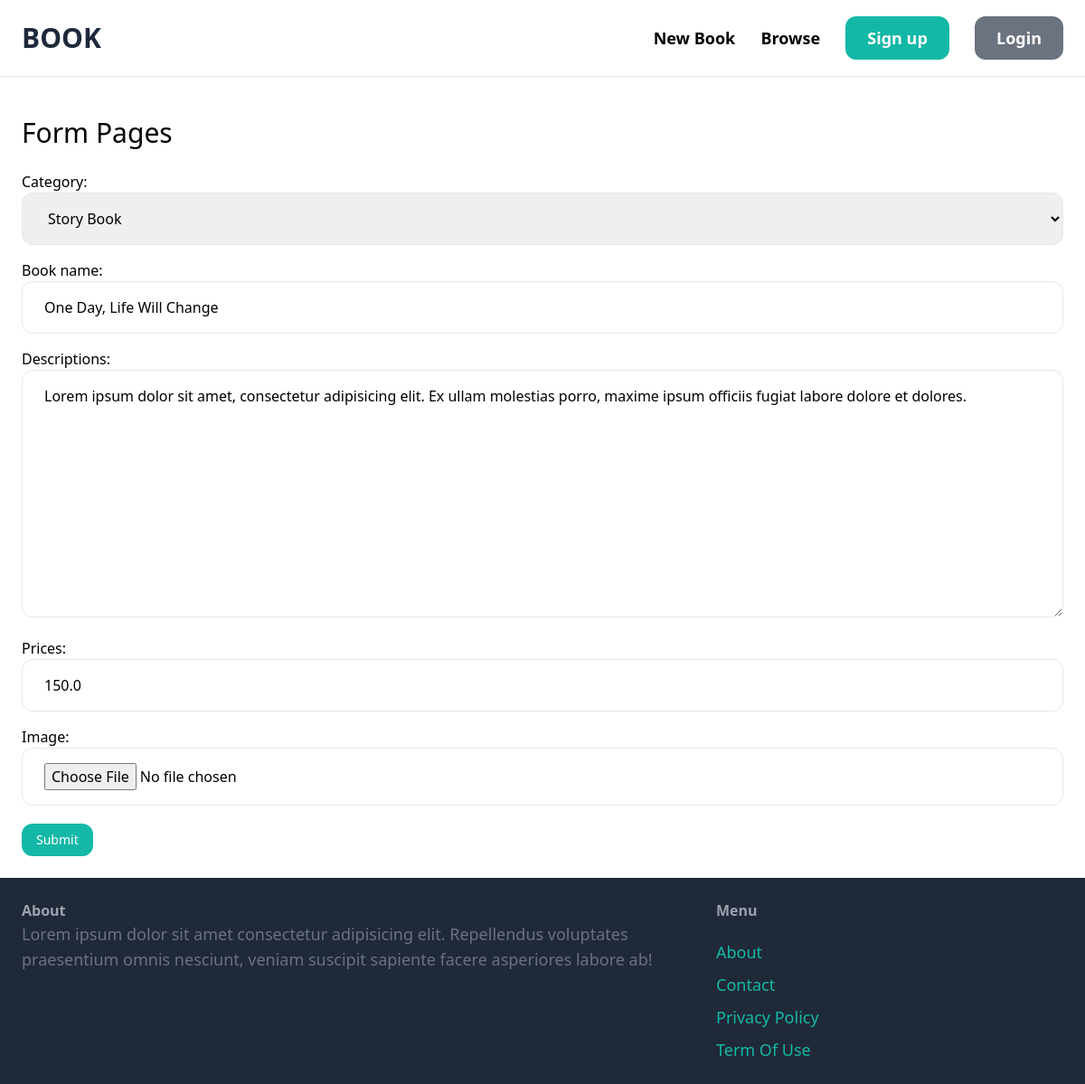
The app's page /book_Category/Update/1/ with its own data.
### book_Category/models.py (models this page shows, shortened)
class Book_Type(models.Model):
    category = models.ForeignKey(Category,related_name='book_item', on_delete=models.CASCADE)
    book_name = models.CharField(max_length=100)
    descriptions = models.TextField(blank=True, null=True)
    prices = models.FloatField()
    image = models.ImageField(upload_to='photo/',blank=True ,null=True)
    is_sold = models.BooleanField(default=False)
    created_by = models.ForeignKey(User, related_name='book_item', on_delete=models.CASCADE)
    created_at = models.DateTimeField(auto_now_add=True)

### book_Category/views.py (the view)
# urls.py: path('Update/<int:id>/',views.edit_Book,name='EditBook')
def edit_Book(request,id):
    if request.method == "POST":
        update_Book = Book_Type.objects.get(id=id)
        edit_Book_Details = All_Input_Model(request.POST, instance=update_Book)
        if edit_Book_Details.is_valid():
            item = edit_Book_Details.save()
            item.created_by = request.user
            item.save()
            return redirect('book_Category:SingleBook',id = item.id)
    else:
        update_Book = Book_Type.objects.get(id=id)
        edit_Book_Details = All_Input_Model(instance=update_Book)
    return render(request,'dashboard_templates/update_Form.html',{'edit_Book_Details':edit_Book_Details})

### book_Category/forms.py
class All_Input_Model(forms.ModelForm):
    class Meta:
        model = Book_Type
        fields = ('category','book_name','descriptions','prices','image')
        widgets = {
            'category': forms.Select(attrs={
                'class': 'w-full py-4 px-6 rounded-xl border'
            }),
            'book_name': forms.TextInput(attrs={
                'class': 'w-full py-4 px-6 rounded-xl border'
            }),
            'descriptions': forms.Textarea(attrs={
                'class': 'w-full py-4 px-6 rounded-xl border'
            }),
            'prices': forms.TextInput(attrs={
                'class': 'w-full py-4 px-6 rounded-xl border'
            }),
            'image': forms.FileInput(attrs={
                'class': 'w-full py-4 px-6 rounded-xl border'
            }),
        }

### book_Category/models.py (called while the page is built)
    def __str__(self):
        return self.name

### dashboard/templates/dashboard_templates/update_Form.html (shortened to what this page needs)
{% extends "layout.html" %}
{% block content %}
    <h1 class='mb-6 text-3xl'>Form Pages</h1>
    <form action="" method="post" enctype='multipart/form-data'>
        <div class='space-y-4'>
            {{edit_Book_Details.as_p}}
        </div>
        <button type="submit" class='px-4 py-2 text-sm font-medium bg-teal-500 text-white rounded-xl hover:bg-teal-700 mt-5'>Submit</button>
    </form>
{% endblock content %}

### records on screen
Book_Type: category "Story Book", book_name "One Day, Life Will Change", descriptions "Lorem ipsum dolor sit amet, consectetur adipisicing elit. Ex ullam molestias porro, maxime ipsum officiis fugiat labore dolore et dolores.", prices "150.0"
